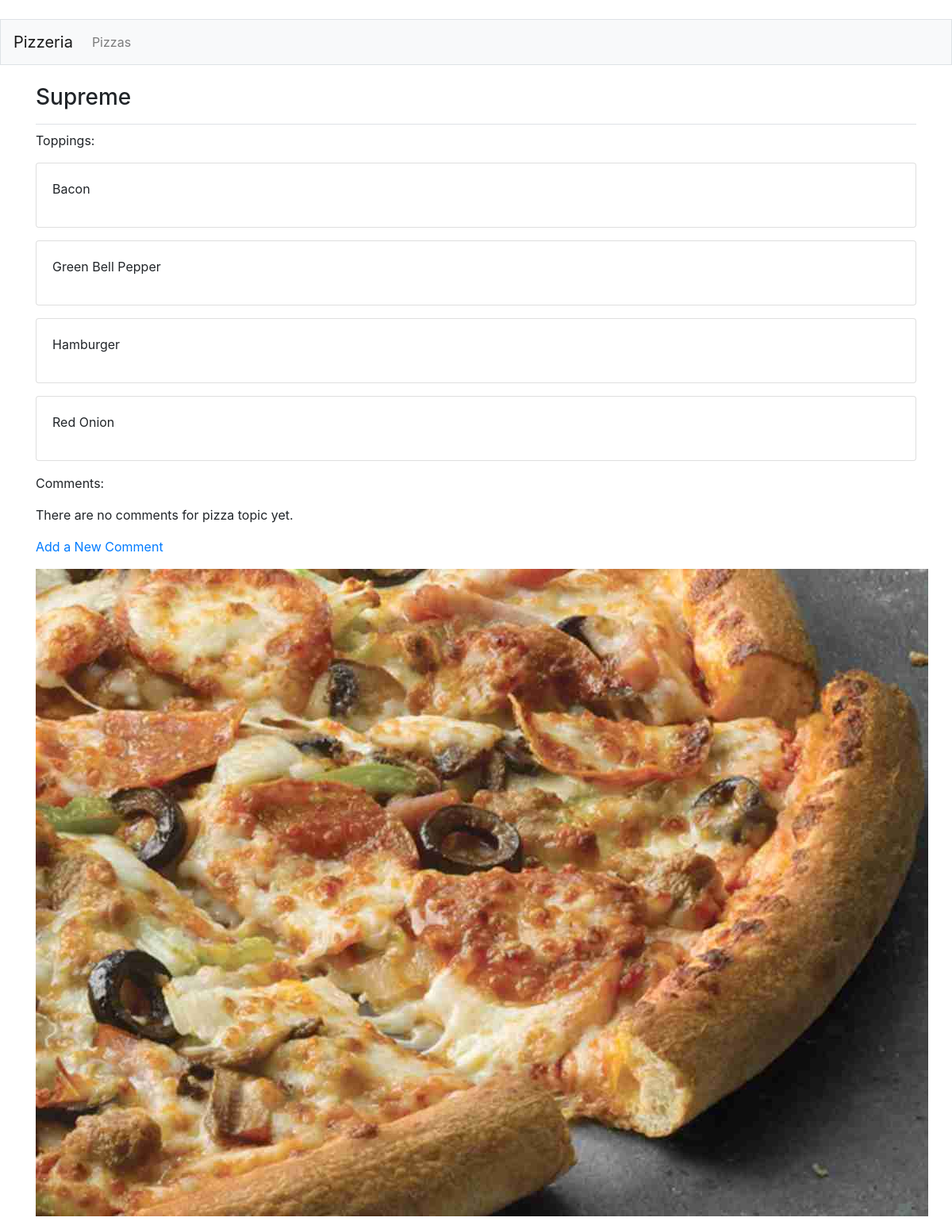
The app's page /pizzas/3/, older data.
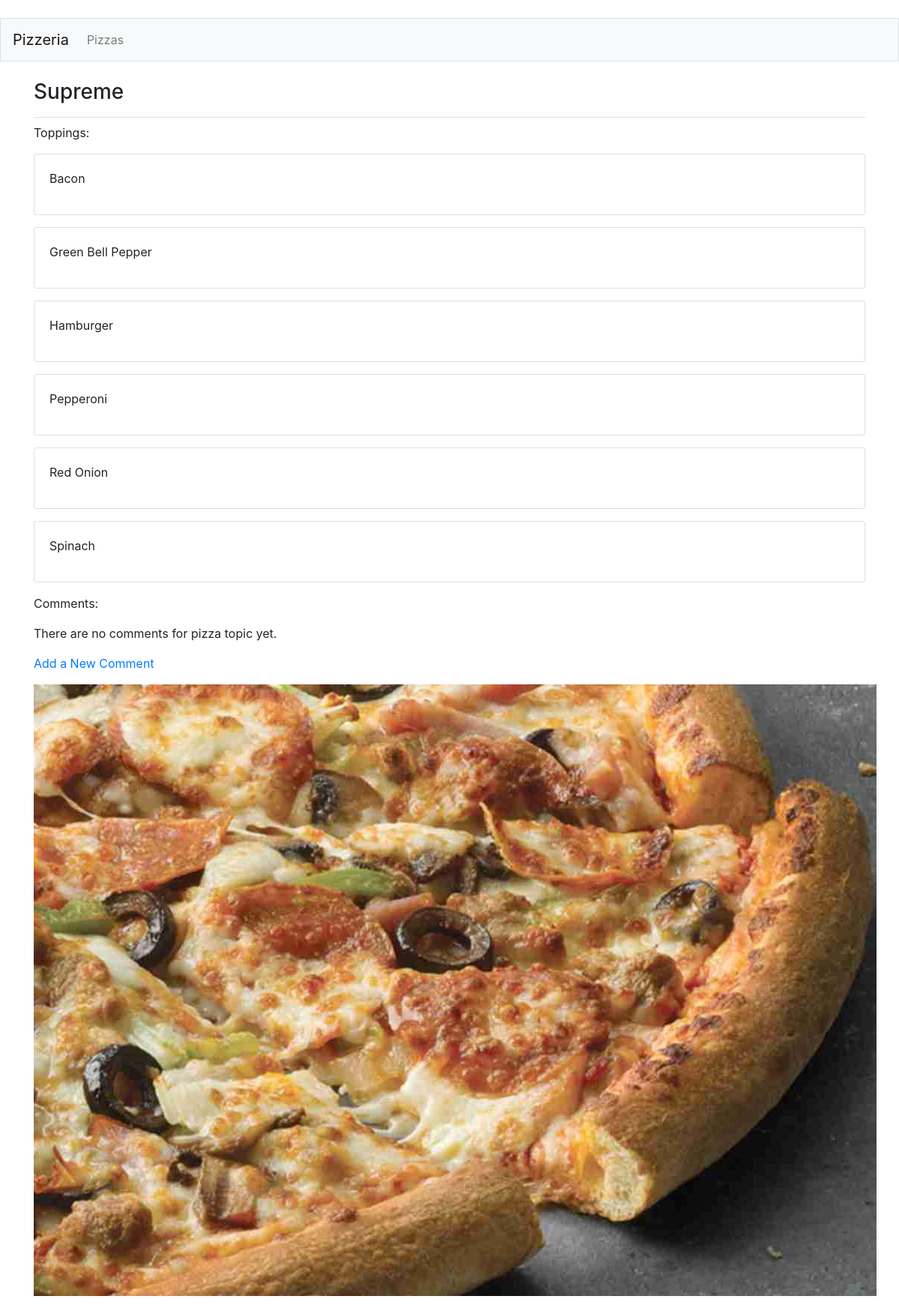
The same page, newer data.
### pizzas/models.py (models this page shows, shortened)
class Topping(models.Model):
    pizza = models.ForeignKey(Pizza, on_delete=models.CASCADE)
    name = models.TextField()
    class Meta:
        verbose_name_plural = 'toppings'

### pizzas/views.py (the view)
# urls.py: path('pizzas/<int:pizza_id>/',views.pizza,name = 'pizza'),
def pizza(request, pizza_id):
    pizza = Pizza.objects.get(id=pizza_id)
    toppings = pizza.topping_set.order_by('name')
    comments = pizza.comment_set.order_by('name')
    context = {'pizza':pizza, 'toppings':toppings, 'comments':comments}
    return render(request,'pizzas/pizza.html',context)

### pizzas/models.py (called while the page is built)
    def __str__(self):
        return self.name

### pizzas/templates/pizzas/pizza.html (shortened to what this page needs)
{%extends "pizzas/base.html"%}
{%block page_header %}
<h3>{{pizza}}</h3>
{% endblock page_header %}
{% block content %}
    <p>Toppings:</p>
    {% for topping in toppings %}
    <div class="card mb-3">
        <div class="card-body">
            {{ topping.name|linebreaks }}
        </div>
    </div>
    {% empty %}
    <p>There are no toppings for this pizza yet.</p>
    {% endfor %}
    <p>Comments:</p>
    {% for comment in comments %}
    <div class="card mb-3">
        <div class="card-body">
            {{ comment.name|linebreaks }}
        </div>
    </div>
    {% empty %}
    <p>There are no comments for pizza topic yet.</p>
    {% endfor %}
    <p>
        <a href="{% url 'pizzas:new_comment' pizza.id %}">Add a New Comment</a>
    </p>
    {% if pizza.name == 'Supreme' %}
    <p>
        {% load static %}<img src="{% static "media/supreme.jpg" %}" alt ="pizza"/>
    </p>
    {% elif pizza.name == 'Hawaiian' %}
        {% load static %}<img src="{% static "media/hawaiian.jpg" %}" alt ="pizza"/>
    {% elif pizza.name == 'Meat Lovers' %}
        {% load static %}<img src="{% static "media/meats.jpg" %}" alt ="pizza"/>
    {% elif pizza.name == 'Garden' %}
        {% load static %}<img src="{% static "media/garden.jpg" %}" alt ="pizza"/>
    {% endif %}
{% endblock content %}

Row changes from the older to the newer data that the page shows:
added Topping: name "Pepperoni"
added Topping: name "Spinach"
